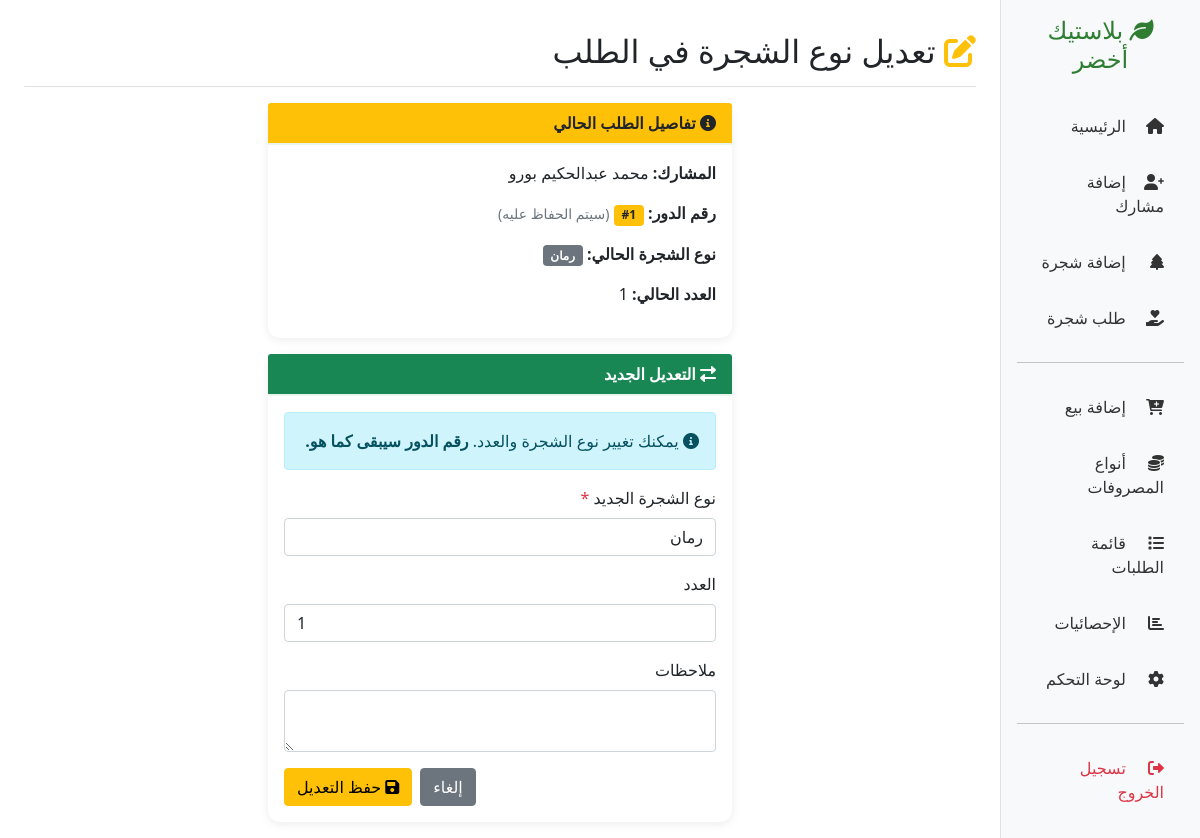
The page /request/edit/5/ (signed in) on the database its author committed.
### core/models.py (models this page shows, shortened)
class TreeRequest(models.Model):
    STATUS_CHOICES = [
        ('pending', 'قيد الانتظار'),           # الطلب مسجل، لم يتم الشراء بعد
        ('purchased', 'تم الشراء'),            # تم شراء الشجرة من المشتل
        ('ready', 'جاهز للتسليم'),             # جاهز، بانتظار حضور المشارك
        ('completed', 'مكتمل'),                # تم التسليم
        ('cancelled', 'ملغي'),
    ]
    participant = models.ForeignKey(
        Participant, on_delete=models.CASCADE, verbose_name="المشارك"
    )
    tree = models.ForeignKey(
        Tree, on_delete=models.CASCADE, verbose_name="نوع الشجرة"
    )
    quantity = models.PositiveIntegerField(
        validators=[MinValueValidator(1)], verbose_name="العدد"
    )
    request_date = models.DateTimeField(auto_now_add=True, verbose_name="تاريخ الطلب")
    status = models.CharField(
        max_length=20, choices=STATUS_CHOICES,
        default='pending', verbose_name="الحالة"
    )
    position = models.PositiveIntegerField(
        editable=False, null=True, blank=True, verbose_name="رقم الدور"
    )
    delivery_number = models.CharField(
        max_length=20, blank=True, null=True, unique=True,
        verbose_name="رقم التسليم"
    )
    notes = models.TextField(blank=True, null=True, verbose_name="ملاحظات")
    purchased_date = models.DateTimeField(null=True, blank=True, verbose_name="تاريخ الشراء")
    ready_date = models.DateTimeField(null=True, blank=True, verbose_name="تاريخ التجهيز")
    completed_date = models.DateTimeField(null=True, blank=True, verbose_name="تاريخ التسليم")
    class Meta:
        verbose_name = "طلب شجرة"
        verbose_name_plural = "طلبات الأشجار"
        ordering = ['position', 'request_date']

class Participant(models.Model):
    name = models.CharField(max_length=200, verbose_name="الاسم")
    phone = models.CharField(max_length=15, blank=True, null=True, verbose_name="رقم الموبايل")
    address = models.TextField(blank=True, null=True, verbose_name="العنوان")
    join_date = models.DateTimeField(auto_now_add=True, verbose_name="تاريخ الانضمام")
    is_active = models.BooleanField(default=True, verbose_name="نشط")
    class Meta:
        verbose_name = "مشارك"
        verbose_name_plural = "المشاركون"
        ordering = ['-join_date']

class Tree(models.Model):
    tree_type = models.CharField(
        max_length=50,
        verbose_name="نوع الشجرة",
        unique=True
    )
    description = models.TextField(blank=True, null=True, verbose_name="وصف")
    created_at = models.DateTimeField(auto_now_add=True)
    class Meta:
        verbose_name = "شجرة"
        verbose_name_plural = "الأشجار"
        ordering = ['tree_type']
    def __str__(self):
        return self.tree_type

### core/views.py (the view)
# urls.py: path('request/edit/<int:pk>/', views.edit_tree_request, name='edit_tree_request'),
@login_required
@user_passes_test(is_admin, login_url='/', redirect_field_name=None)
def edit_tree_request(request, pk):
    tree_request = get_object_or_404(TreeRequest, pk=pk)
    if tree_request.status not in ['pending', 'purchased', 'ready']:
        messages.warning(request, 'لا يمكن تعديل هذا الطلب في حالته الحالية')
        return redirect('/requests/')
    if request.method == 'POST':
        old_tree = tree_request.tree
        form = EditTreeRequestForm(request.POST, instance=tree_request)
        if form.is_valid():
            form.save()
            messages.success(
                request,
                f'تم تعديل طلب {tree_request.participant.name}: من "{old_tree}" إلى "{tree_request.tree}" - رقم الدور محفوظ: {tree_request.position}'
            )
            return redirect('/requests/')
    else:
        form = EditTreeRequestForm(instance=tree_request)
    return render(request, 'core/edit_tree_request.html', {
        'form': form,
        'tree_request': tree_request,
    })

### core/forms.py
class EditTreeRequestForm(forms.ModelForm):
    class Meta:
        model = TreeRequest
        fields = ['tree', 'quantity', 'notes']
        widgets = {
            'tree': forms.Select(attrs={'class': 'form-control'}),
            'quantity': forms.NumberInput(attrs={'class': 'form-control', 'min': 1}),
            'notes': forms.Textarea(attrs={'class': 'form-control', 'rows': 2}),
        }
        labels = {
            'tree': 'نوع الشجرة الجديد',
            'quantity': 'العدد',
            'notes': 'ملاحظات',
        }

### core/views.py (called while the page is built)
def is_admin(user):
    return user.is_superuser or user.is_staff

### core/templates/core/edit_tree_request.html (shortened to what this page needs)
{% extends 'core/base.html' %}
{% block content %}
<div class="d-flex justify-content-between flex-wrap flex-md-nowrap align-items-center pt-3 pb-2 mb-3 border-bottom">
    <h1 class="h2"><i class="fas fa-edit text-warning"></i> تعديل نوع الشجرة في الطلب</h1>
</div>
<div class="row">
    <div class="col-md-6 mx-auto">
        <div class="card">
            <div class="card-header bg-warning">
                <i class="fas fa-info-circle"></i> تفاصيل الطلب الحالي
            </div>
            <div class="card-body">
                <p><strong>المشارك:</strong> {{ tree_request.participant.name }}</p>
                <p><strong>رقم الدور:</strong> <span class="badge bg-warning text-dark">#{{ tree_request.position }}</span>
                    <small class="text-muted">(سيتم الحفاظ عليه)</small>
                </p>
                <p><strong>نوع الشجرة الحالي:</strong> <span class="badge bg-secondary">{{ tree_request.tree.tree_type }}</span></p>
                <p><strong>العدد الحالي:</strong> {{ tree_request.quantity }}</p>
            </div>
        </div>
        <div class="card mt-3">
            <div class="card-header bg-success text-white">
                <i class="fas fa-exchange-alt"></i> التعديل الجديد
            </div>
            <div class="card-body">
                <div class="alert alert-info">
                    <i class="fas fa-info-circle"></i>
                    يمكنك تغيير نوع الشجرة والعدد. <strong>رقم الدور سيبقى كما هو.</strong>
                </div>
                <form method="post">
                    <div class="mb-3">
                        <label class="form-label">نوع الشجرة الجديد <span class="text-danger">*</span></label>
                        {{ form.tree }}
                    </div>
                    <div class="mb-3">
                        <label class="form-label">العدد</label>
                        {{ form.quantity }}
                    </div>
                    <div class="mb-3">
                        <label class="form-label">ملاحظات</label>
                        {{ form.notes }}
                    </div>
                    <div class="d-flex justify-content-end gap-2">
                        <a href="{% url 'core:tree_requests_list' %}" class="btn btn-secondary">إلغاء</a>
                        <button type="submit" class="btn btn-warning">
                            <i class="fas fa-save"></i> حفظ التعديل
                        </button>
                    </div>
                </form>
            </div>
        </div>
    </div>
</div>
{% endblock %}

### core/templates/core/base.html (style rules this page uses)
.card { border-radius: 12px; box-shadow: 0 2px 10px rgba(0,0,0,0.08); border: none; }
.card-header { background-color: white; border-bottom: 2px solid #e8f5e9; font-weight: bold; }

### rows shown on the page
TreeRequest: participant.name "محمد عبدالحكيم بورو", position "1", tree.tree_type "رمان", quantity "1", tree "رمان"
